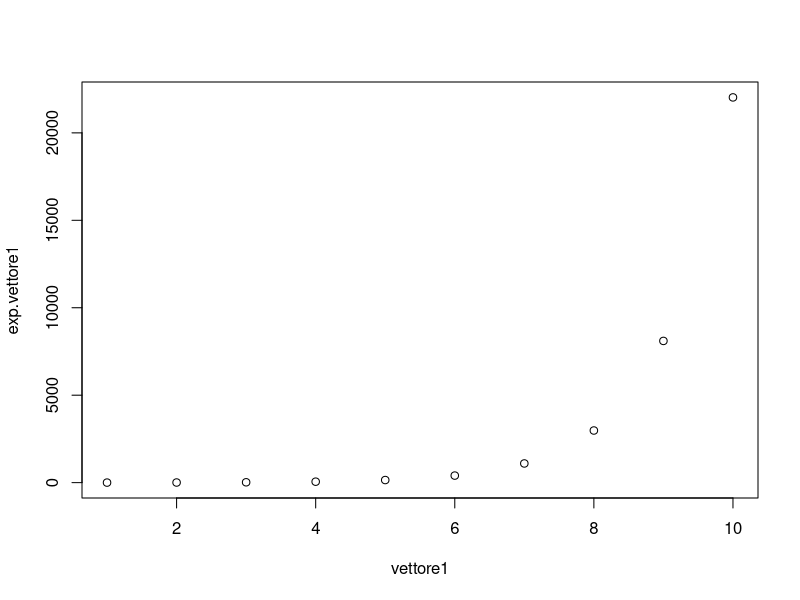
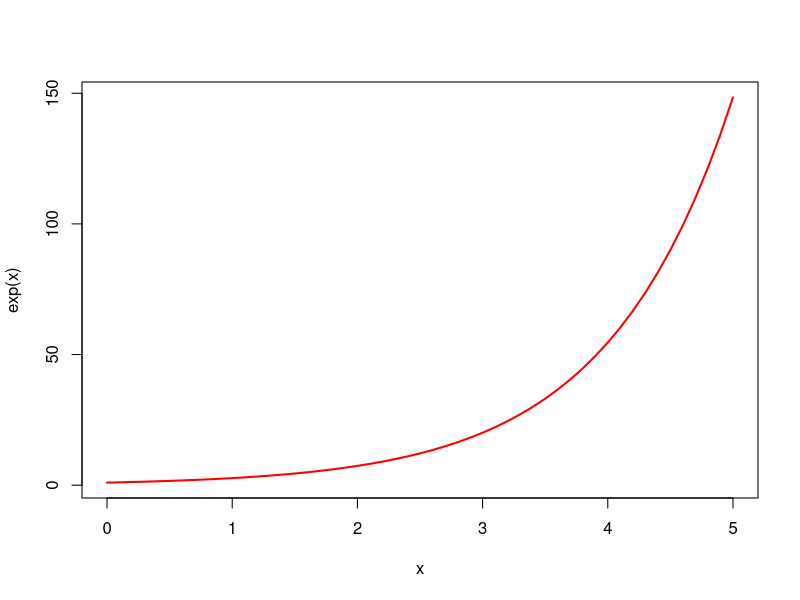

Write R code to recreate these figures, in order.

## ------------------------------------------------------------------------------------
1+1


## ----warning = F, message=F, results=F-----------------------------------------------
5*3
2/3
3*1-2
(3*1)-2
3*(1-2)


## ------------------------------------------------------------------------------------
3^2


## ------------------------------------------------------------------------------------
sqrt(2)


## ----eval=F--------------------------------------------------------------------------
# ?sqrt


## ------------------------------------------------------------------------------------
il.mio.primo.oggetto.R <- sqrt(9)


## ------------------------------------------------------------------------------------
il.mio.primo.oggetto.R


## ------------------------------------------------------------------------------------
il.mio.primo.oggetto.R * 1/2


## ------------------------------------------------------------------------------------
vettore1 <- c(1,2,3,4,5,6,7,8,9,10)


## ------------------------------------------------------------------------------------
sqrt(vettore1)


## ------------------------------------------------------------------------------------
exp.vettore1 <- exp(vettore1)


## ----fig1, warning = F, fig.align="center", fig.width=5, fig.height=5, fig.cap="Il nostro primo grafico."----
plot(x = vettore1, y = exp.vettore1)


## ----eval=F--------------------------------------------------------------------------
# ?plot


## ----eval=F--------------------------------------------------------------------------
# graphics::plot(x = vettore1, y = vettore.esponenziale)


## ------------------------------------------------------------------------------------
vettore2 <- seq(from = 0, to = 5, by = 0.1)


## ------------------------------------------------------------------------------------
exp.vettore2 <- exp(vettore2)


## ----fig2, warning=F, message=F, results=F, fig.align="center", fig.width=5, fig.height=5, fig.cap="Il nostro secondo grafico."----
plot(x = vettore2, 
	y = exp.vettore2,
	type="l", # connette i dati con segmenti
	lwd=2, # Line WiDth, ovvero spessore della linea
	col="red",
	# etichette degli assi:
	xlab="x", 
	ylab="exp(x)"
	)
